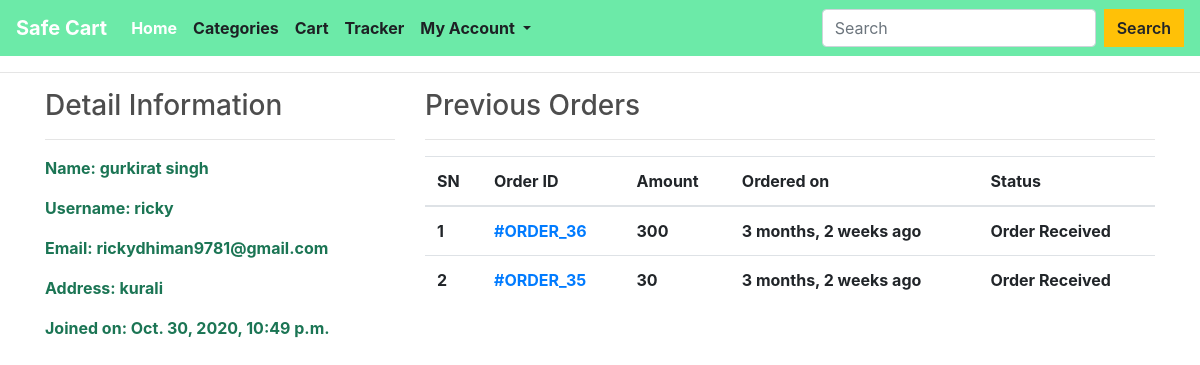
The app's page /profile/ (signed in) with its own data.
### ecomapp/models.py (models this page shows, shortened)
class Customer(models.Model):
    user = models.OneToOneField(User, on_delete=models.CASCADE)
    full_name = models.CharField(max_length=200)
    address = models.CharField(max_length=200, null=True, blank=True)
    joined_on = models.DateTimeField(auto_now_add=True)

class Order(models.Model):
    cart = models.OneToOneField(Cart, on_delete=models.CASCADE)
    ordered_by = models.CharField(max_length=200)
    shipping_address = models.CharField(max_length=200)
    mobile = models.CharField(max_length=10)
    email = models.EmailField(null=True, blank=True)
    subtotal = models.PositiveIntegerField()
    discount = models.PositiveIntegerField()
    total = models.PositiveIntegerField()
    order_status = models.CharField(max_length=50, choices=ORDER_STATUS)
    created_at = models.DateTimeField(auto_now_add=True)
    payment_method = models.CharField(
        max_length=20, choices=METHOD, default="Cash On Delivery")
    payment_completed = models.BooleanField(
        default=False, null=True, blank=True)

### ecomapp/views.py (the view)
# urls.py: path("profile/", CustomerProfileView.as_view(), name="customerprofile"),
class CustomerProfileView(TemplateView):
    template_name = "customerprofile.html"
    def dispatch(self, request, *args, **kwargs):
        if request.user.is_authenticated and Customer.objects.filter(user=request.user).exists():
            pass
        else:
            return redirect("/login/?next=/profile/")
        return super().dispatch(request, *args, **kwargs)
    def get_context_data(self, **kwargs):
        context = super().get_context_data(**kwargs)
        customer = self.request.user.customer
        context['customer'] = customer
        orders = Order.objects.filter(cart__customer=customer).order_by("-id")
        context["orders"] = orders
        return context

### templates/customerprofile.html (shortened to what this page needs)
{% extends 'base.html' %}
{% block content %}
<div class="container">
    <div class="row">
        <div class="col-md-4">
            <h3>Detail Information</h3><hr>
            <p><span class="font-weight-bold">Name: </span> {{customer.full_name}}</p>
            <p><span class="font-weight-bold">Username: </span> {{customer.user.username}}</p>
            <p><span class="font-weight-bold">Email: </span> {{customer.user.email}}</p>
            <p><span class="font-weight-bold">Address: </span> {{customer.address}}</p>
            <p><span class="font-weight-bold">Joined on: </span> {{customer.joined_on}}</p>
        </div>
        <div class="col-md-8">
            <h3>Previous Orders</h3>
            <hr>
            <table class="table">
                <thead>
                    <tr>
                        <th>SN</th>
                        <th>Order ID</th>
                        <th>Amount</th>
                        <th>Ordered on</th>
                        <th>Status</th>
                    </tr>
                </thead>
                <tbody>
                    {% for ord in orders %}
                    <tr>
                        <td>{{forloop.counter}}</td>
                        <td><a href="{% url 'ecomapp:customerorderdetail' ord.pk %}"> #ORDER_{{ord.id}}</a></td>
                        <td>{{ord.total}}</td>
                        <td>{{ord.created_at|timesince}} ago</td>
                        <td>{{ord.order_status}}</td>
                    </tr>
                    {% endfor %}
                </tbody>
            </table>
        </div>
    </div>
</div>
{% endblock %}

### static/css/main.css (style rules this page uses)
body { background-color: hsl(0, 0%, 98%); }
h1,h2,h3,h4,h5,h6 { color:hsl(0, 0%, 30%); }

### templates/base.html (style rules this page uses)
body { margin: 0; font-family: -apple-system,BlinkMacSystemFont,"Segoe UI",Roboto,"Helvetica Neue",Arial,"Noto Sans",sans-serif,"Apple Color Emoji","Segoe UI Emoji","Segoe UI Symbol","Noto Color Emoji"; font-size: 1rem; font-weight: 700; line-height: -0.5; color: #1b7554; text-align: left; background-color: #fff; }

### records on screen
Customer: full_name "gurkirat singh", user.username "ricky", user.email "rickydhiman9781@gmail.com", address "kurali", joined_on "Oct. 30, 2020, 10:49 p.m."
Order: id "36", total "300", created_at "3 months, 2 weeks", order_status "Order Received"
Order: id "35", total "30", created_at "3 months, 2 weeks", order_status "Order Received"
